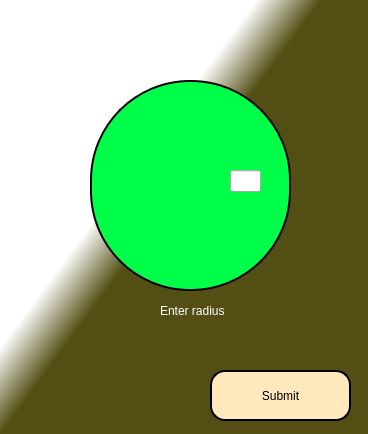
<?xml version="1.0" encoding="UTF-8"?>
<ui version="4.0">
 <class>MainWindow</class>
 <widget class="QMainWindow" name="MainWindow">
  <property name="geometry">
   <rect>
    <x>0</x>
    <y>0</y>
    <width>368</width>
    <height>434</height>
   </rect>
  </property>
  <property name="windowTitle">
   <string>MainWindow</string>
  </property>
  <property name="styleSheet">
   <string notr="true">QWidget#centralwidget{
background-color: qlineargradient(spread:pad, x1:0.689, y1:0.233, x2:0.578, y2:0.136273, stop:0.0945274 rgba(83, 79, 20, 255), stop:1 rgba(255, 255, 255, 255))}</string>
  </property>
  <widget class="QWidget" name="centralwidget">
   <widget class="QPushButton" name="Circle_Shape">
    <property name="geometry">
     <rect>
      <x>90</x>
      <y>80</y>
      <width>201</width>
      <height>211</height>
     </rect>
    </property>
    <property name="styleSheet">
     <string notr="true">border-radius : 100; 
background-color: rgb(0, 255, 72);
                              border : 2px solid black</string>
    </property>
    <property name="inputMethodHints">
     <set>Qt::ImhNone</set>
    </property>
    <property name="text">
     <string/>
    </property>
   </widget>
   <widget class="QLineEdit" name="Circle_Radius">
    <property name="geometry">
     <rect>
      <x>230</x>
      <y>170</y>
      <width>31</width>
      <height>22</height>
     </rect>
    </property>
   </widget>
   <widget class="QLabel" name="Circle_Label">
    <property name="geometry">
     <rect>
      <x>160</x>
      <y>290</y>
      <width>281</width>
      <height>41</height>
     </rect>
    </property>
    <property name="styleSheet">
     <string notr="true">font: 15pt &quot;Comic Sans MS&quot;;
color: rgb(255, 255, 255);</string>
    </property>
    <property name="text">
     <string>Enter radius</string>
    </property>
   </widget>
   <widget class="QPushButton" name="Circle_Submit">
    <property name="geometry">
     <rect>
      <x>210</x>
      <y>370</y>
      <width>141</width>
      <height>51</height>
     </rect>
    </property>
    <property name="styleSheet">
     <string notr="true">font: 10pt &quot;Comic Sans MS&quot;;
border-radius : 15; 
background-color: rgb(255, 233, 188);
                              border : 2px solid black
</string>
    </property>
    <property name="text">
     <string>Submit</string>
    </property>
   </widget>
  </widget>
 </widget>
 <resources/>
 <connections/>
</ui>
